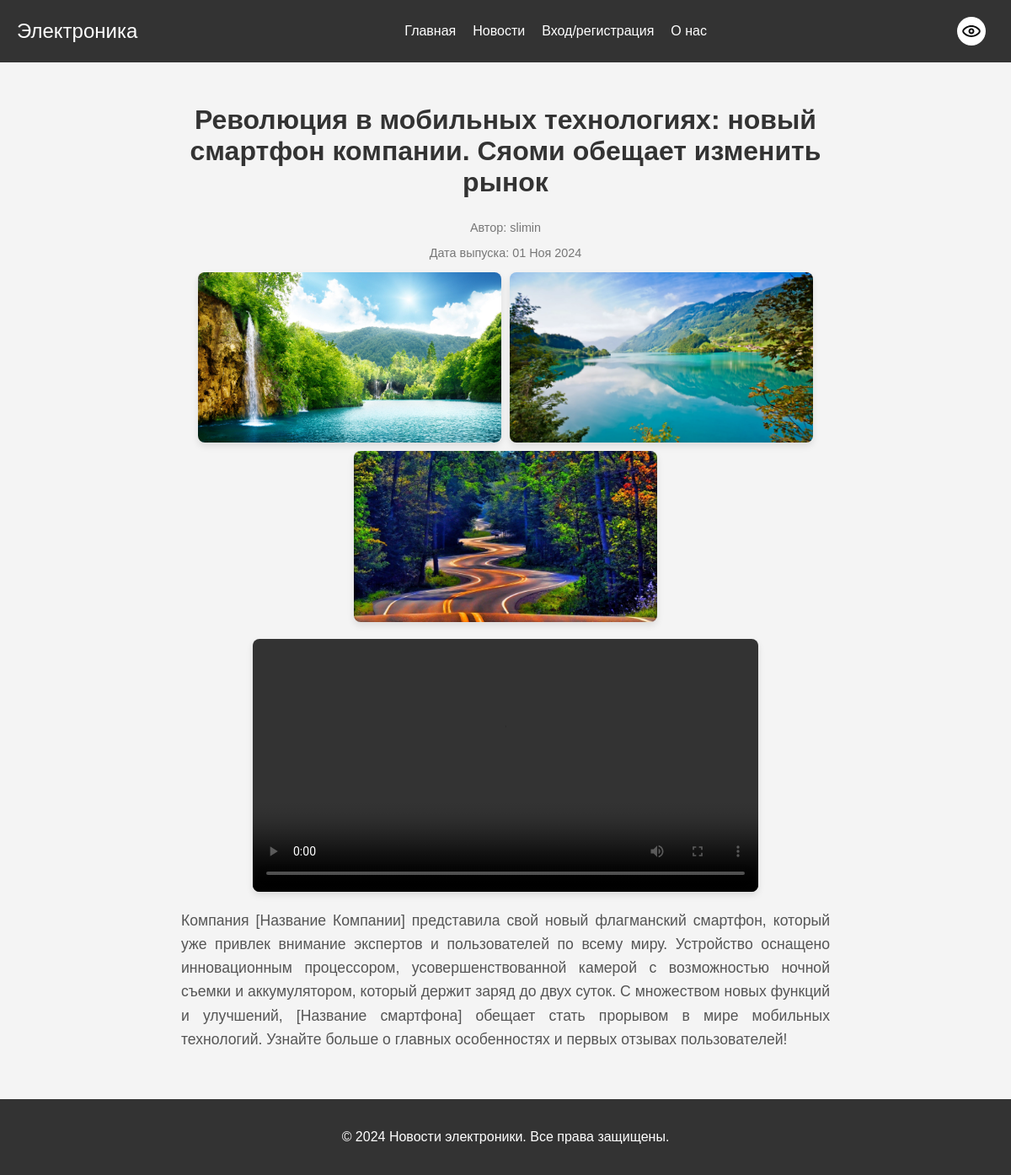
Page /content_detail/7/ on the committed database.
### news/models.py (models this page shows, shortened)
class Content(models.Model):
    CONTENT_TYPES = [
        ('news', 'Новости'),
        ('review', 'Обзор'),
    ]
    title = models.CharField(max_length=200)
    content = models.TextField()
    created_at = models.DateTimeField(auto_now_add=True)
    author = models.ForeignKey('UserProfile', on_delete=models.CASCADE)
    type = models.CharField(max_length=10, choices=CONTENT_TYPES)
    age_restriction = models.BooleanField(default=False, verbose_name="Возрастные ограничения")

class UserProfile(AbstractUser):
    username = models.CharField(max_length=20, unique=True, blank=False)
    nickname = models.CharField(max_length=15, blank=False)
    birthdate = models.DateField(blank=False, null=False)
    avatar = models.ImageField(upload_to='user_avatars', default='user_avatars/default-avatar.png')
    email = models.EmailField(unique=True)

class ContentImage(models.Model):
    content = models.ForeignKey(Content, related_name='images', on_delete=models.CASCADE)
    image = models.ImageField(upload_to='news_content/news_images/')

class ContentVideo(models.Model):
    content = models.ForeignKey(Content, related_name='videos', on_delete=models.CASCADE)
    video = models.FileField(upload_to='news_content/news_videos/')

### news/views.py (the view)
# urls.py: path('content_detail/<int:id>/', ContentDetailView.as_view(), name='content_detail'),
class ContentDetailView(DetailView):
    model = Content
    template_name = 'content_detail.html'
    context_object_name = 'content'
    def get_object(self):
        return get_object_or_404(Content, id=self.kwargs['id'])

### news/templates/content_detail.html (shortened to what this page needs)
{% extends 'base.html' %}
{% load static %}
{% block extra_css %}
<link rel="stylesheet" href="{% static 'css/content_detail.css' %}">
{% endblock %}
{% block content %}
<div class="content-container">
    <h2>{{ content.title }}</h2>
    <div class="content-info">
        <p>Автор: {{ content.author.username }}</p>
        <p>Дата выпуска: {{ content.created_at|date:"d M Y" }}</p>
    </div>
    {% if content.images.exists %}
        <div class="news-images">
            {% for image in content.images.all %}
                <img src="{{ image.image.url }}" alt="News Image">
            {% endfor %}
        </div>
    {% endif %}
    {% if content.videos.exists %}
        <div class="news-videos">
            {% for video in content.videos.all %}
                <video controls>
                    <source src="{{ video.video.url }}" type="video/mp4">
                </video>
            {% endfor %}
        </div>
    {% endif %}
    <p class="content-text">{{ content.content }}</p>
</div>
{% endblock %}

### news/static/css/base.css (style rules this page uses)
body { margin: 0; font-family: Arial, sans-serif; background-color: #f4f4f4; display: flex; flex-direction: column; min-height: 100vh; }

### news/static/css/content_detail.css (style rules this page uses)
.content-container { max-width: 800px; margin: 0 auto; padding: 20px; }
h2 { text-align: center; font-size: 2em; margin-top: 10px; color: #333; }
.content-info { text-align: center; font-size: 0.9em; color: #777; margin-top: 5px; }
.news-images { display: flex; flex-wrap: wrap; gap: 10px; justify-content: center; margin-top: 15px; }
.news-images img { max-width: 45%; height: auto; border-radius: 8px; box-shadow: 0 4px 8px rgba(0, 0, 0, 0.1); }
.news-videos { display: flex; flex-direction: column; align-items: center; margin-top: 20px; gap: 15px; }
.news-videos video { width: 100%; max-width: 600px; border-radius: 8px; box-shadow: 0 4px 8px rgba(0, 0, 0, 0.1); }
.content-text { font-size: 1.1em; line-height: 1.6; color: #555; margin-top: 20px; padding: 0 15px; text-align: justify; }

### rows in the picture
Content: title "Революция в мобильных технологиях: новый смартфон компании. Сяоми обещает изменить рынок", author.username "slimin", created_at "01 Ноя 2024", content "Компания [Название Компании] представила свой новый флагманский смартфон, который уже привлек внимание экспертов и пользователей по всему миру. Устройство оснащено инновационным процессором, усовершенствованной камерой с возможностью ночной съемки и аккумулятором, который держит заряд до двух суток. С множеством новых функций и улучшений, [Название смартфона] обещает стать прорывом в мире мобильных технологий. Узнайте больше о главных особенностях и первых отзывах пользователей!"
ContentImage: image (picture)
ContentImage: image (picture)
ContentImage: image (picture)
